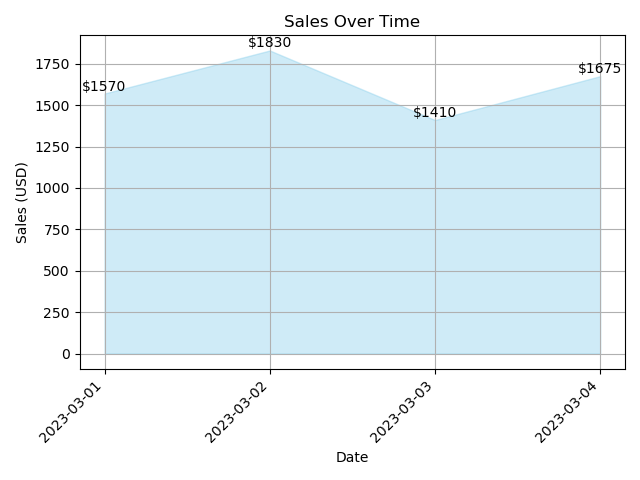

Python code for this plot:

import matplotlib.pyplot as plt
import matplotlib.dates as mdates
from datetime import datetime

# Data
data = [
    {'Date': '2023-03-01', 'Sales (USD)': 1570},
    {'Date': '2023-03-02', 'Sales (USD)': 1830},
    {'Date': '2023-03-03', 'Sales (USD)': 1410},
    {'Date': '2023-03-04', 'Sales (USD)': 1675}
]

# Parsing dates and sales
dates = [datetime.strptime(d['Date'], '%Y-%m-%d') for d in data]
sales = [d['Sales (USD)'] for d in data]

# Creating the area chart
plt.fill_between(dates, sales, color="skyblue", alpha=0.4)

# Customizing the axes
plt.gca().xaxis.set_major_formatter(mdates.DateFormatter('%Y-%m-%d'))
plt.gca().xaxis.set_major_locator(mdates.DayLocator())

# Annotations for each data point
for i, (date, sale) in enumerate(zip(dates, sales)):
    plt.text(date, sale, f'${sale}', ha='center', va='bottom')

# Title and labels
plt.title('Sales Over Time')
plt.xlabel('Date')
plt.ylabel('Sales (USD)')

# Beautify the x-axis (rotation & formatting)
plt.gcf().autofmt_xdate()
plt.xticks(dates, [date.strftime('%Y-%m-%d') for date in dates], rotation=45)

# Show grid
plt.grid(True)

# Show the plot
plt.tight_layout() # This adjusts subplot params so that the subplot(s) fits in to the figure area.
plt.show()
